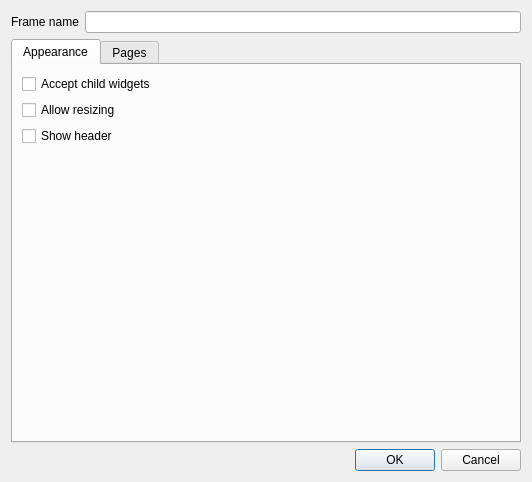
<?xml version="1.0" encoding="UTF-8"?>
<ui version="4.0">
 <class>VCFrameProperties</class>
 <widget class="QDialog" name="VCFrameProperties">
  <property name="geometry">
   <rect>
    <x>0</x>
    <y>0</y>
    <width>532</width>
    <height>482</height>
   </rect>
  </property>
  <property name="windowTitle">
   <string>Frame Properties</string>
  </property>
  <layout class="QVBoxLayout" name="verticalLayout">
   <item>
    <layout class="QHBoxLayout" name="horizontalLayout">
     <item>
      <widget class="QLabel" name="label">
       <property name="text">
        <string>Frame name</string>
       </property>
      </widget>
     </item>
     <item>
      <widget class="QLineEdit" name="m_frameName"/>
     </item>
    </layout>
   </item>
   <item>
    <widget class="QTabWidget" name="tabWidget">
     <property name="currentIndex">
      <number>0</number>
     </property>
     <widget class="QWidget" name="tab">
      <attribute name="title">
       <string>Appearance</string>
      </attribute>
      <layout class="QVBoxLayout" name="verticalLayout_2">
       <item>
        <widget class="QCheckBox" name="m_allowChildrenCheck">
         <property name="sizePolicy">
          <sizepolicy hsizetype="Preferred" vsizetype="Fixed">
           <horstretch>0</horstretch>
           <verstretch>0</verstretch>
          </sizepolicy>
         </property>
         <property name="text">
          <string>Accept child widgets</string>
         </property>
        </widget>
       </item>
       <item>
        <widget class="QCheckBox" name="m_allowResizeCheck">
         <property name="sizePolicy">
          <sizepolicy hsizetype="Preferred" vsizetype="Fixed">
           <horstretch>0</horstretch>
           <verstretch>0</verstretch>
          </sizepolicy>
         </property>
         <property name="text">
          <string>Allow resizing</string>
         </property>
        </widget>
       </item>
       <item>
        <widget class="QCheckBox" name="m_showHeaderCheck">
         <property name="sizePolicy">
          <sizepolicy hsizetype="Preferred" vsizetype="Fixed">
           <horstretch>0</horstretch>
           <verstretch>0</verstretch>
          </sizepolicy>
         </property>
         <property name="text">
          <string>Show header</string>
         </property>
        </widget>
       </item>
       <item>
        <spacer name="verticalSpacer">
         <property name="orientation">
          <enum>Qt::Vertical</enum>
         </property>
         <property name="sizeHint" stdset="0">
          <size>
           <width>50</width>
           <height>282</height>
          </size>
         </property>
        </spacer>
       </item>
      </layout>
     </widget>
     <widget class="QWidget" name="tab_2">
      <attribute name="title">
       <string>Pages</string>
      </attribute>
      <layout class="QVBoxLayout" name="verticalLayout_3">
       <item>
        <widget class="QGroupBox" name="m_enablePaging">
         <property name="title">
          <string>Enable</string>
         </property>
         <property name="checkable">
          <bool>true</bool>
         </property>
         <layout class="QGridLayout" name="gridLayout_3">
          <item row="2" column="0">
           <widget class="QCheckBox" name="m_cloneFirstPageCheck">
            <property name="text">
             <string>Clone first page widgets</string>
            </property>
           </widget>
          </item>
          <item row="7" column="0" colspan="3">
           <widget class="QGroupBox" name="m_externalInputGroup_2">
            <property name="sizePolicy">
             <sizepolicy hsizetype="Expanding" vsizetype="Preferred">
              <horstretch>0</horstretch>
              <verstretch>0</verstretch>
             </sizepolicy>
            </property>
            <property name="title">
             <string>External Input - Next page</string>
            </property>
            <layout class="QGridLayout" name="gridLayout_2">
             <item row="0" column="0">
              <widget class="QLabel" name="m_nextInputUniverseLabel">
               <property name="text">
                <string>Input universe</string>
               </property>
              </widget>
             </item>
             <item row="0" column="1" colspan="2">
              <widget class="QLineEdit" name="m_nextInputUniverseEdit">
               <property name="toolTip">
                <string>The input universe that sends data to this widget</string>
               </property>
               <property name="readOnly">
                <bool>true</bool>
               </property>
              </widget>
             </item>
             <item row="1" column="0">
              <widget class="QLabel" name="m_nextInputChannelLabel">
               <property name="text">
                <string>Input channel</string>
               </property>
              </widget>
             </item>
             <item row="1" column="1" colspan="2">
              <widget class="QLineEdit" name="m_nextInputChannelEdit">
               <property name="toolTip">
                <string>The particular input channel within the input universe that sends data to this widget</string>
               </property>
               <property name="readOnly">
                <bool>true</bool>
               </property>
              </widget>
             </item>
             <item row="2" column="2">
              <widget class="QPushButton" name="m_nextChooseInputButton">
               <property name="toolTip">
                <string>Choose an external input universe &amp; channel that this widget should listen to</string>
               </property>
               <property name="text">
                <string>Choose...</string>
               </property>
              </widget>
             </item>
             <item row="2" column="1">
              <widget class="QPushButton" name="m_nextAutoDetectInputButton">
               <property name="toolTip">
                <string>When toggled, you can move an external slider/knob to assign it to this virtual console slider.</string>
               </property>
               <property name="text">
                <string>Auto Detect</string>
               </property>
               <property name="checkable">
                <bool>true</bool>
               </property>
              </widget>
             </item>
             <item row="2" column="0">
              <spacer name="horizontalSpacer_2">
               <property name="orientation">
                <enum>Qt::Horizontal</enum>
               </property>
               <property name="sizeHint" stdset="0">
                <size>
                 <width>200</width>
                 <height>20</height>
                </size>
               </property>
              </spacer>
             </item>
            </layout>
           </widget>
          </item>
          <item row="4" column="0" rowspan="2" colspan="3">
           <widget class="QGroupBox" name="m_externalInputGroup">
            <property name="sizePolicy">
             <sizepolicy hsizetype="Expanding" vsizetype="Preferred">
              <horstretch>0</horstretch>
              <verstretch>0</verstretch>
             </sizepolicy>
            </property>
            <property name="title">
             <string>External Input - Previous page</string>
            </property>
            <layout class="QGridLayout" name="gridLayout">
             <item row="2" column="2">
              <widget class="QPushButton" name="m_previousChooseInputButton">
               <property name="toolTip">
                <string>Choose an external input universe &amp; channel that this widget should listen to</string>
               </property>
               <property name="text">
                <string>Choose...</string>
               </property>
              </widget>
             </item>
             <item row="2" column="0">
              <spacer name="horizontalSpacer">
               <property name="orientation">
                <enum>Qt::Horizontal</enum>
               </property>
               <property name="sizeHint" stdset="0">
                <size>
                 <width>200</width>
                 <height>20</height>
                </size>
               </property>
              </spacer>
             </item>
             <item row="0" column="0">
              <widget class="QLabel" name="m_previousInputUniverseLabel">
               <property name="text">
                <string>Input universe</string>
               </property>
              </widget>
             </item>
             <item row="0" column="1" colspan="2">
              <widget class="QLineEdit" name="m_previousInputUniverseEdit">
               <property name="toolTip">
                <string>The input universe that sends data to this widget</string>
               </property>
               <property name="readOnly">
                <bool>true</bool>
               </property>
              </widget>
             </item>
             <item row="1" column="0">
              <widget class="QLabel" name="m_previousInputChannelLabel">
               <property name="text">
                <string>Input channel</string>
               </property>
              </widget>
             </item>
             <item row="1" column="1" colspan="2">
              <widget class="QLineEdit" name="m_previousInputChannelEdit">
               <property name="toolTip">
                <string>The particular input channel within the input universe that sends data to this widget</string>
               </property>
               <property name="readOnly">
                <bool>true</bool>
               </property>
              </widget>
             </item>
             <item row="2" column="1">
              <widget class="QPushButton" name="m_previousAutoDetectInputButton">
               <property name="toolTip">
                <string>When toggled, you can move an external slider/knob to assign it to this virtual console slider.</string>
               </property>
               <property name="text">
                <string>Auto Detect</string>
               </property>
               <property name="checkable">
                <bool>true</bool>
               </property>
              </widget>
             </item>
            </layout>
           </widget>
          </item>
          <item row="0" column="0">
           <widget class="QLabel" name="label_2">
            <property name="text">
             <string>Number of pages:</string>
            </property>
           </widget>
          </item>
          <item row="7" column="3">
           <widget class="QGroupBox" name="groupBox">
            <property name="title">
             <string>Key Combination</string>
            </property>
            <layout class="QGridLayout" name="gridLayout_5">
             <item row="1" column="1">
              <widget class="QToolButton" name="m_nextAttachButton">
               <property name="toolTip">
                <string>Bind a key combination to skip to the next cue</string>
               </property>
               <property name="text">
                <string notr="true">...</string>
               </property>
               <property name="icon">
                <iconset resource="qlcui.qrc">
                 <normaloff>:/key_bindings.png</normaloff>:/key_bindings.png</iconset>
               </property>
               <property name="iconSize">
                <size>
                 <width>32</width>
                 <height>32</height>
                </size>
               </property>
              </widget>
             </item>
             <item row="1" column="2">
              <widget class="QToolButton" name="m_nextDetachButton">
               <property name="toolTip">
                <string>Clear the key binding</string>
               </property>
               <property name="text">
                <string notr="true">...</string>
               </property>
               <property name="icon">
                <iconset resource="qlcui.qrc">
                 <normaloff>:/fileclose.png</normaloff>:/fileclose.png</iconset>
               </property>
               <property name="iconSize">
                <size>
                 <width>32</width>
                 <height>32</height>
                </size>
               </property>
              </widget>
             </item>
             <item row="0" column="1" colspan="2">
              <widget class="QLineEdit" name="m_nextKeyEdit">
               <property name="toolTip">
                <string>The key combination used to step to the next cue</string>
               </property>
               <property name="readOnly">
                <bool>true</bool>
               </property>
              </widget>
             </item>
            </layout>
           </widget>
          </item>
          <item row="4" column="3" rowspan="2">
           <widget class="QGroupBox" name="groupBox_2">
            <property name="title">
             <string>Key Combination</string>
            </property>
            <layout class="QGridLayout" name="gridLayout_4">
             <item row="1" column="0">
              <widget class="QToolButton" name="m_previousAttachButton">
               <property name="toolTip">
                <string>Bind a key combination to skip to the next cue</string>
               </property>
               <property name="text">
                <string notr="true">...</string>
               </property>
               <property name="icon">
                <iconset resource="qlcui.qrc">
                 <normaloff>:/key_bindings.png</normaloff>:/key_bindings.png</iconset>
               </property>
               <property name="iconSize">
                <size>
                 <width>32</width>
                 <height>32</height>
                </size>
               </property>
              </widget>
             </item>
             <item row="1" column="1">
              <widget class="QToolButton" name="m_previousDetachButton">
               <property name="toolTip">
                <string>Clear the key binding</string>
               </property>
               <property name="text">
                <string notr="true">...</string>
               </property>
               <property name="icon">
                <iconset resource="qlcui.qrc">
                 <normaloff>:/fileclose.png</normaloff>:/fileclose.png</iconset>
               </property>
               <property name="iconSize">
                <size>
                 <width>32</width>
                 <height>32</height>
                </size>
               </property>
              </widget>
             </item>
             <item row="0" column="0" colspan="2">
              <widget class="QLineEdit" name="m_previousKeyEdit">
               <property name="toolTip">
                <string>The key combination used to step to the next cue</string>
               </property>
               <property name="readOnly">
                <bool>true</bool>
               </property>
              </widget>
             </item>
            </layout>
           </widget>
          </item>
          <item row="0" column="2" colspan="2">
           <widget class="QSpinBox" name="m_totalPagesSpin">
            <property name="minimum">
             <number>1</number>
            </property>
            <property name="maximum">
             <number>16</number>
            </property>
           </widget>
          </item>
         </layout>
        </widget>
       </item>
      </layout>
     </widget>
    </widget>
   </item>
   <item>
    <widget class="QDialogButtonBox" name="buttonBox">
     <property name="orientation">
      <enum>Qt::Horizontal</enum>
     </property>
     <property name="standardButtons">
      <set>QDialogButtonBox::Cancel|QDialogButtonBox::Ok</set>
     </property>
    </widget>
   </item>
  </layout>
 </widget>
 <resources>
  <include location="qlcui.qrc"/>
  <include location="qlcui.qrc"/>
 </resources>
 <connections>
  <connection>
   <sender>buttonBox</sender>
   <signal>accepted()</signal>
   <receiver>VCFrameProperties</receiver>
   <slot>accept()</slot>
   <hints>
    <hint type="sourcelabel">
     <x>257</x>
     <y>457</y>
    </hint>
    <hint type="destinationlabel">
     <x>157</x>
     <y>274</y>
    </hint>
   </hints>
  </connection>
  <connection>
   <sender>buttonBox</sender>
   <signal>rejected()</signal>
   <receiver>VCFrameProperties</receiver>
   <slot>reject()</slot>
   <hints>
    <hint type="sourcelabel">
     <x>325</x>
     <y>457</y>
    </hint>
    <hint type="destinationlabel">
     <x>286</x>
     <y>274</y>
    </hint>
   </hints>
  </connection>
 </connections>
</ui>
